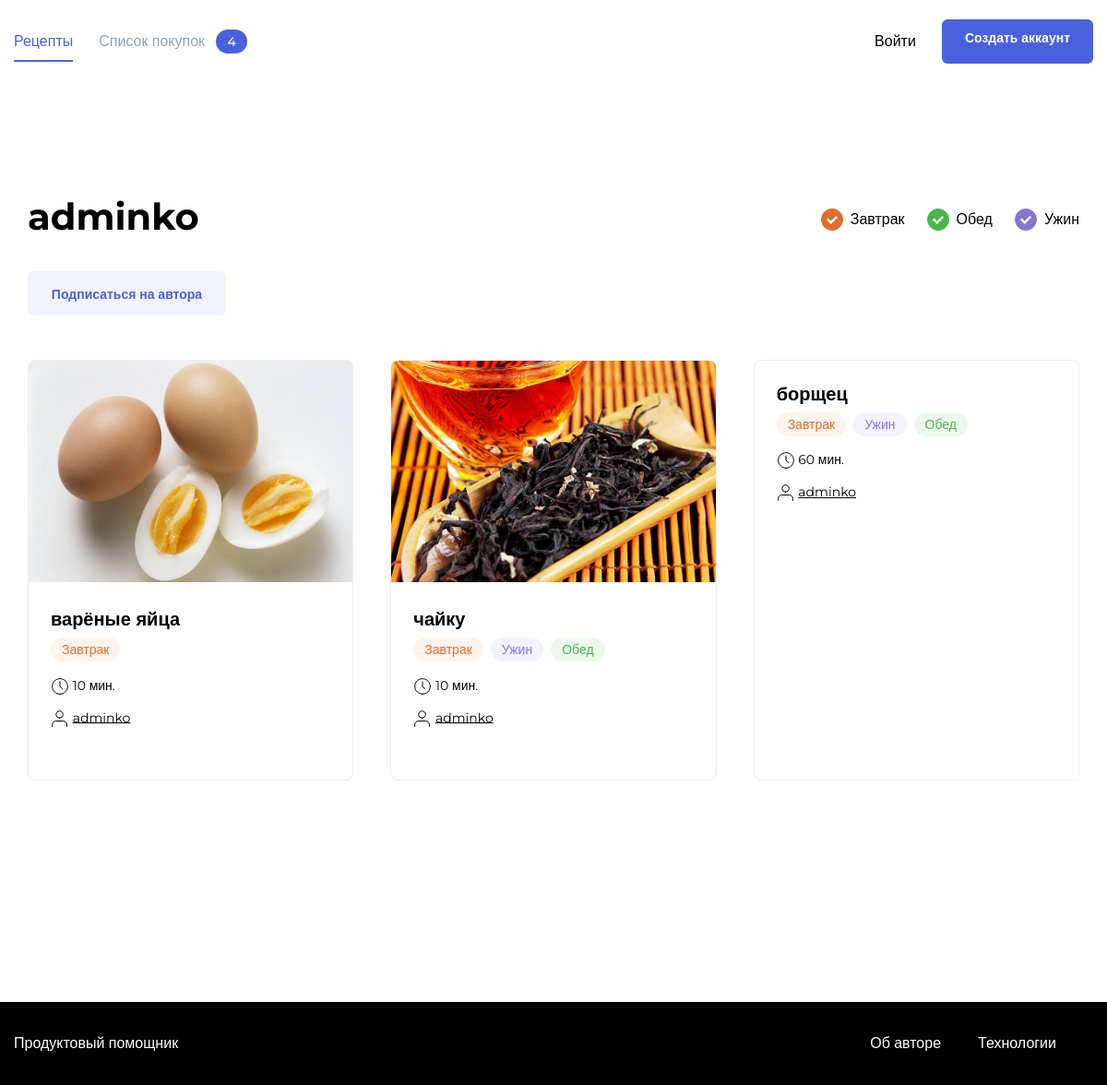
Page /adminko/ on the earlier database version.
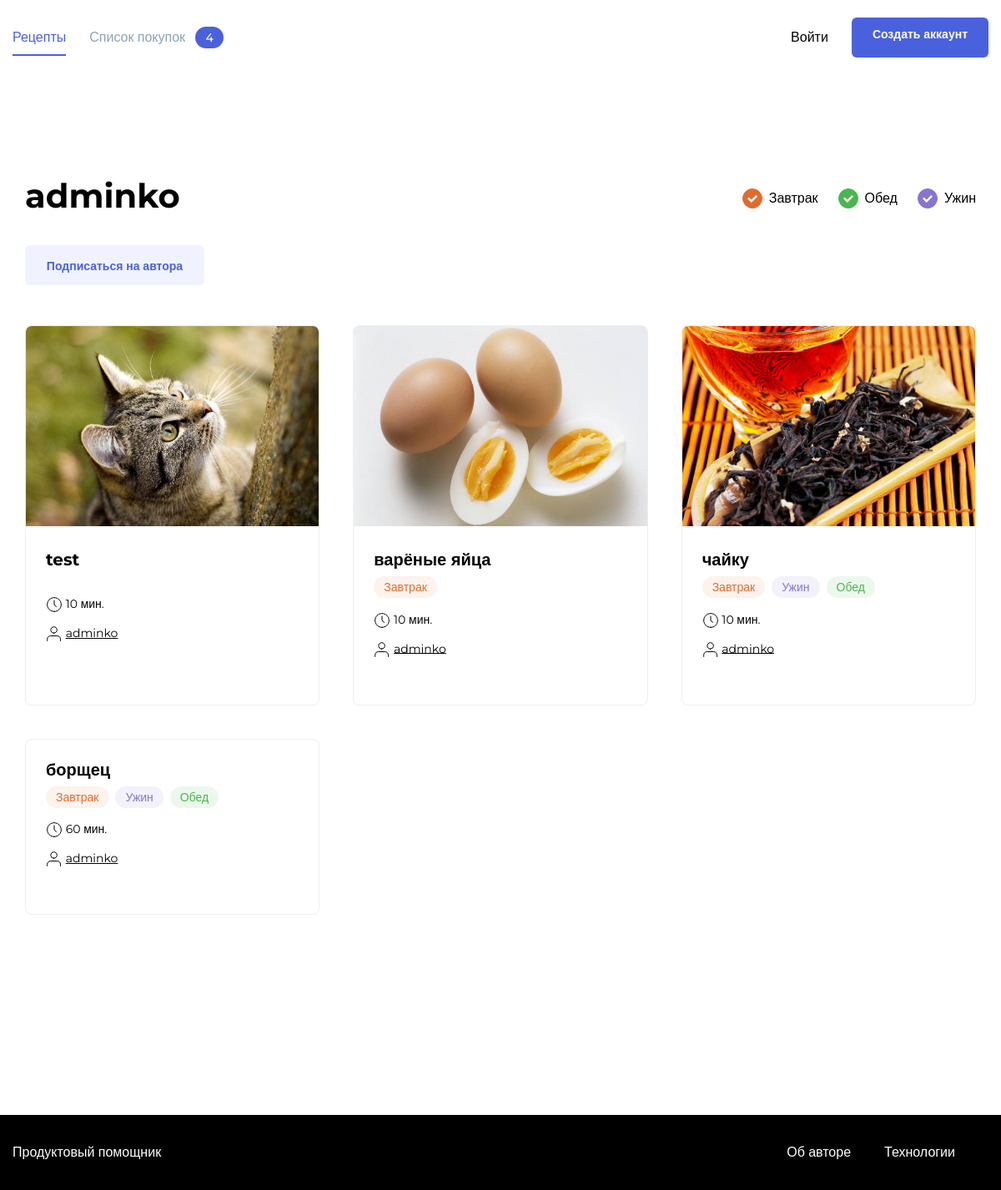
Same page on the later database version.
### prod_h/models.py (models this page shows, shortened)
class Recipe(models.Model):
    author = models.ForeignKey(
        User,
        on_delete=models.CASCADE,
        related_name='recipes',
        verbose_name='автор рецепта',
    )
    name = models.CharField(
        max_length=100,
        verbose_name='Название рецепта',
        help_text='Максимальная длинна 100 символов',)
    image = models.ImageField(upload_to='prod_h/', blank=True, null=True)
    text = models.TextField(
        blank=True,
        verbose_name='Описание',
        help_text='Описание рецепта',)
    ingredients = models.ManyToManyField(
        ListOfIngridients,
        through='Amount',
        through_fields=('recipe', 'ingredient'),
        verbose_name='Игредиенты',
        help_text='Игредиенты',)
    tags = models.ManyToManyField(Teg, )
    time = models.IntegerField(verbose_name='Вермя приготовления')
    pub_date = models.DateTimeField("date published", auto_now_add=True)
    slug = models.SlugField(
        max_length=500,
        unique=True,
        blank=True,
    )
    class Meta:
        ordering = ["-pub_date"]

class Teg(models.Model):
    name = models.CharField(max_length=20)
    slug = models.SlugField(unique=True)

### prod_h/views.py (the view)
# urls.py: path('<str:username>/', views.authors_recipes, name='authors-recipes'),
def authors_recipes(request, username):
    author = get_object_or_404(User, username=username)
    user_recipe = author.recipes.all()
    paginator = Paginator(user_recipe, 6)
    page_number = request.GET.get('page')
    page = paginator.get_page(page_number)
    context = {
        'page': page,
        'paginator': paginator,
        'author': author,}
    return render(request, "authorRecipe.html", context=context)

### templates/authorRecipe.html (shortened to what this page needs)
{% extends "base.html" %}
{% load static %}
{% block static_css %}<link rel="stylesheet" href="{% static 'pages/index.css' %}">{% endblock %}
{%block content%}
    <main class="main container">
        <div class="main__header">
            <h1 class="main__title">{{author }}</h1>
            <ul class="tags">
                <li class="tags__item">
                    <a id="breakfast" class="tags__checkbox tags__checkbox_style_orange tags__checkbox_active" href="#"></a>
                    <span class="tags__label">Завтрак</span>
                </li>
                <li class="tags__item">
                    <a id="lunch" class="tags__checkbox tags__checkbox_style_green tags__checkbox_active" href="#"></a>
                    <span for="lunch" class="tags__label">Обед</span>
                </li>
                <li class="tags__item">
                    <a id="dinner" class="tags__checkbox tags__checkbox_style_purple tags__checkbox_active" href="#"></a>
                    <label for="dinner" class="tags__label">Ужин</label>
                </li>
            </ul>
        </div>
        <div class="author-subscribe" data-author="323">
            <p style="padding: 0 0 2em 0;"><button class="button button_style_light-blue button_size_subscribe" name="subscribe" data-out>Подписаться на автора</button></p>
        </div>
        <div class="card-list">
            {% for post in page %}
            {% include "includes/post_item.html" with post=post %}
            {% endfor %}
        </div>
    </main>
{%endblock%}

### templates/includes/post_item.html (shortened to what this page needs)
<div class="card" data-id="120">
      {% load thumbnail %}
      {% thumbnail post.image "364x240" crop="center" upscale=True as img %}
        <a href="{% url 'recipe_detail' post.id %}" class="link" target="_blank"><img src="{{ img.url }}" alt="{{ post.name }}" class="card__image"></a>
      {% endthumbnail %}
        <div class="card__body">
            <a class="card__title link" href="{% url 'recipe_detail' post.id %}" target="_blank">{{post.name}}</a>
            <ul class="card__items">
                {%include "includes/tag.html"%}
            </ul>
            <div class="card__items card__items_column">
                <p class="card__text"><span class="icon-time"></span> {{post.time}} мин.</p>
                <p class="card__text"><span class="icon-user"></span> <a href="{%url 'authors-recipes' username=post.author.username %}" style="color: black">{{post.author.username}}</a></p>
            </div>
        </div>
        <div class="card__footer">
        </div>
    </div>

### templates/includes/tag.html
{% for tag in post.tags.all %}
    {% if tag.name == 'breakfast' %}
        <li class="card__item"><span class="badge badge_style_orange">Завтрак</span></li>
    {% elif tag.name == 'lunch' %}
        <li class="card__item"><span class="badge badge_style_green">Обед</span></li>
    {% elif tag.name == 'dinner' %}
        <li class="card__item"><span class="badge badge_style_purple">Ужин</span></li>
    {% endif %}
{% endfor %}

Differences in the rows shown:
added Recipe: name (picture), name "test", time "10", author.username "adminko"
